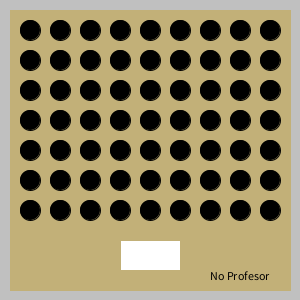
Frame 1 (no input)
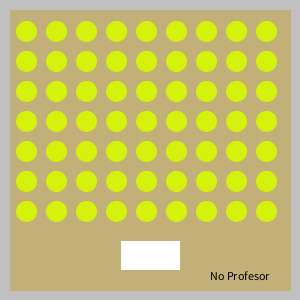
Frame 60 (the mouse pressed at the canvas centre just before this capture)
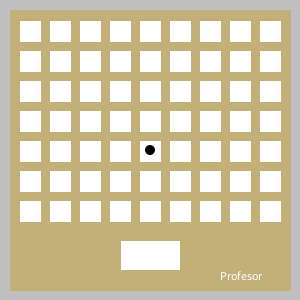
Frame 120 (the mouse held since frame 60 and released just before this capture)

The Processing sketch that drew these frames (run headless with seeded random() and noise(); from frame 60 on, the mouse is pressed at the canvas centre):

// Processing sketch: processing_121422
// ── processing_121422.pde

float a=0;
float b=0;
color rand=color(0,0,0);
int x=20;
int y=20;

void setup(){
 size(300,300); 
}

void cuadrado(){    //funcion cuadrado cuando hay profesor.
  for(x=20;x<=260;x=x+30){     //bucle para generar todos los alumnos
    for(y=20;y<=200;y=y+30){
      rect(x+a,y+b,20,20);
    }
  }
  a=0;
  rand=color(255);
  text("Profesor",220,280);
  fill(0);
  noStroke();
  ellipse(mouseX,mouseY,10,10);
}

void circulo(){               //funcion cuadrado cuando no hay profesor.
  for(x=20;x<=260;x=x+30){
    for(y=20;y<=200;y=y+30){
      ellipse(x+a+10,y+b+10,20,20);
    }
  }
  a=random(-4,4);
  b=random(-4,4);
  rand=color(random(255),random(255),random(255));
  fill(0);
  text("No Profesor",210,280);
}

void draw(){             
  background(#C0C0C0);
  stroke(#C2B078);
  fill(#C2B078);
  rect(10,10,280,280);
  fill(255);
  rect(120,240,60,30);
  
  
  fill(rand);
  stroke(rand);
  
 if (mouseX<=10||mouseY<=10||mouseX>=290||mouseY>=290){ //condicion de si hay profesor o no.
   circulo();
   
 }
 else{
   cuadrado();
 }
}
